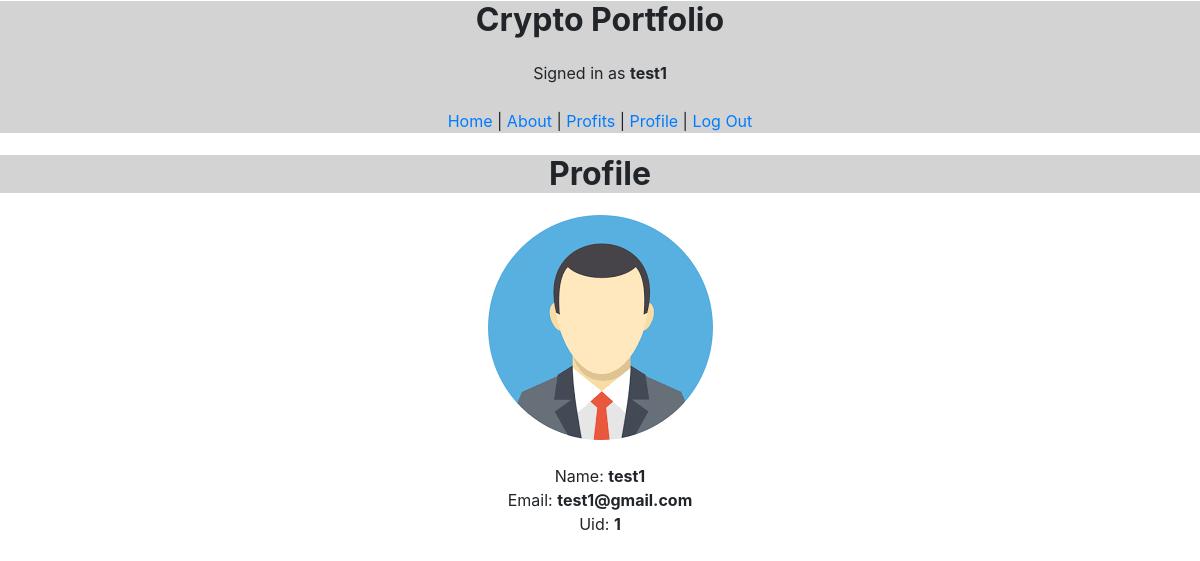
Screenshot of /profile (signed in) with the database file from the repository.
### crypto/models.py (models this page shows)
class User(AbstractUser):
    pass

### crypto/views.py (the view)
# urls.py: path("profile", views.profile, name="profile"),
@login_required
def profile(request):
    return render(request, "crypto/profile.html")

### crypto/templates/crypto/profile.html (shortened to what this page needs)
{% extends "crypto/layout.html" %}
{% load static %}
{% block body %}
<div style="text-align:center;">
    <h1>Profile</h1>
    <img alt="">
    <br><br>
    <div>
        <p>
            Name: <strong>{{ user.username }}</strong><br>
            Email: <strong>{{ user.email }}</strong><br>
            Uid: <strong>{{ user.id }}</strong>
        </p>
    </div>
</div>
{% endblock %}

### crypto/templates/crypto/layout.html (shortened to what this page needs)
{% load static %}
<!DOCTYPE html>
<html lang="en">
<head>
    <link rel="stylesheet" href="https://stackpath.bootstrapcdn.com/bootstrap/4.4.1/css/bootstrap.min.css">
</head>
<body>
    <div style="text-align: center; background-color: lightgray; margin-top: -20px;">
        <h1>Crypto Portfolio</h1>
        {% if user.is_authenticated %}
            Signed in as <strong>{{ user.username }}</strong>
            <br><br>
            <div>
                <a href="{% url 'index' %}">Home</a> |
                <a href="{% url 'about' %}">About</a> |
                <a href="{% url 'profit' %}">Profits</a>  |
                <a href="{% url 'profile' %}">Profile</a> |
                <a href="{% url 'logout' %}">Log Out</a>
            </div>
        {% else %}
            Not signed in.
        {% endif %}
    </div>
    {% block body %}
    {% endblock %}
</body>
</html>

### crypto/templates/crypto/layout.html (style rules this page uses)
h1, h2 { text-align: center; background-color: lightgrey; font: 700; display: block; font-size: 2em; margin-block-start: 0.67em; margin-block-end: 0.67em; margin-inline-start: 0px; margin-inline-end: 0px; font-weight: bold; }

### rows the page displays
User: username "test1", email "test1@gmail.com", id "1"
